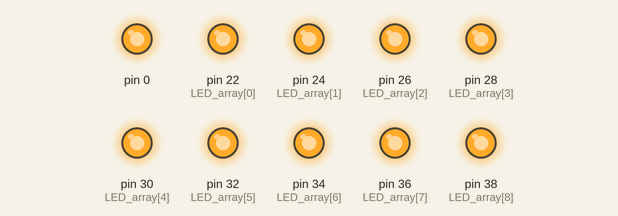
Recording of a sketch running on a simulated Arduino Mega 2560, built with avr-gcc and run on an emulated ATmega2560. Shown: output pins drawn as LEDs (lit = HIGH).

Above: at 0.5 s.
At 3.5 s:
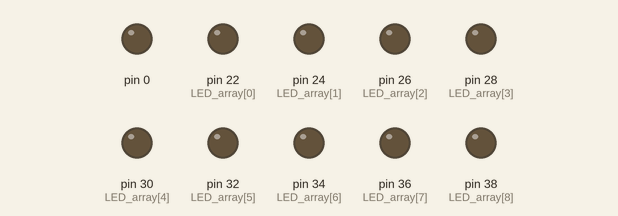
Timing chart, 0 to 4.6 s (numbered marks = the images above):
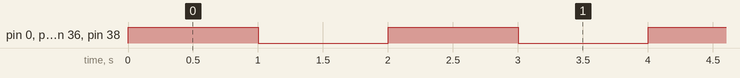

Measured:
- by itself, pin 0, pin 22 (LED_array[0]), pin 24 (LED_array[1]), pin 26 (LED_array[2]), pin 28 (LED_array[3]), pin 30 (LED_array[4]), pin 32 (LED_array[5]), pin 34 (LED_array[6]), pin 36 (LED_array[7]), pin 38 (LED_array[8]): alternates HIGH for 1.0 s and LOW for 1.0 s

The sketch:

disturbance_control.ino
```cpp
#define LED1 22
#define LED2 24
#define LED3 26
#define LED3 28
#define LED3 30
#define LED3 32
#define LED3 34
#define LED3 36
#define LED3 38

int LED_array[] = {22, 24, 26, 28, 30, 32, 34, 36, 38};

void setup() {
  // put your setup code here, to run once:
  for (int i = 0; i < 10; i++) {
    pinMode(LED_array[i], OUTPUT);
  }
}

void loop() {
  turnOn();
  delay(1000);
  turnOff();
  delay(1000);
}

void turnOn() {
  for (int i = 0; i < 10; i++) {
    digitalWrite(LED_array[i], HIGH);
  }
}

void turnOff() {
  for (int i = 0; i < 10; i++) {
    digitalWrite(LED_array[i], LOW);
  }
}
```
